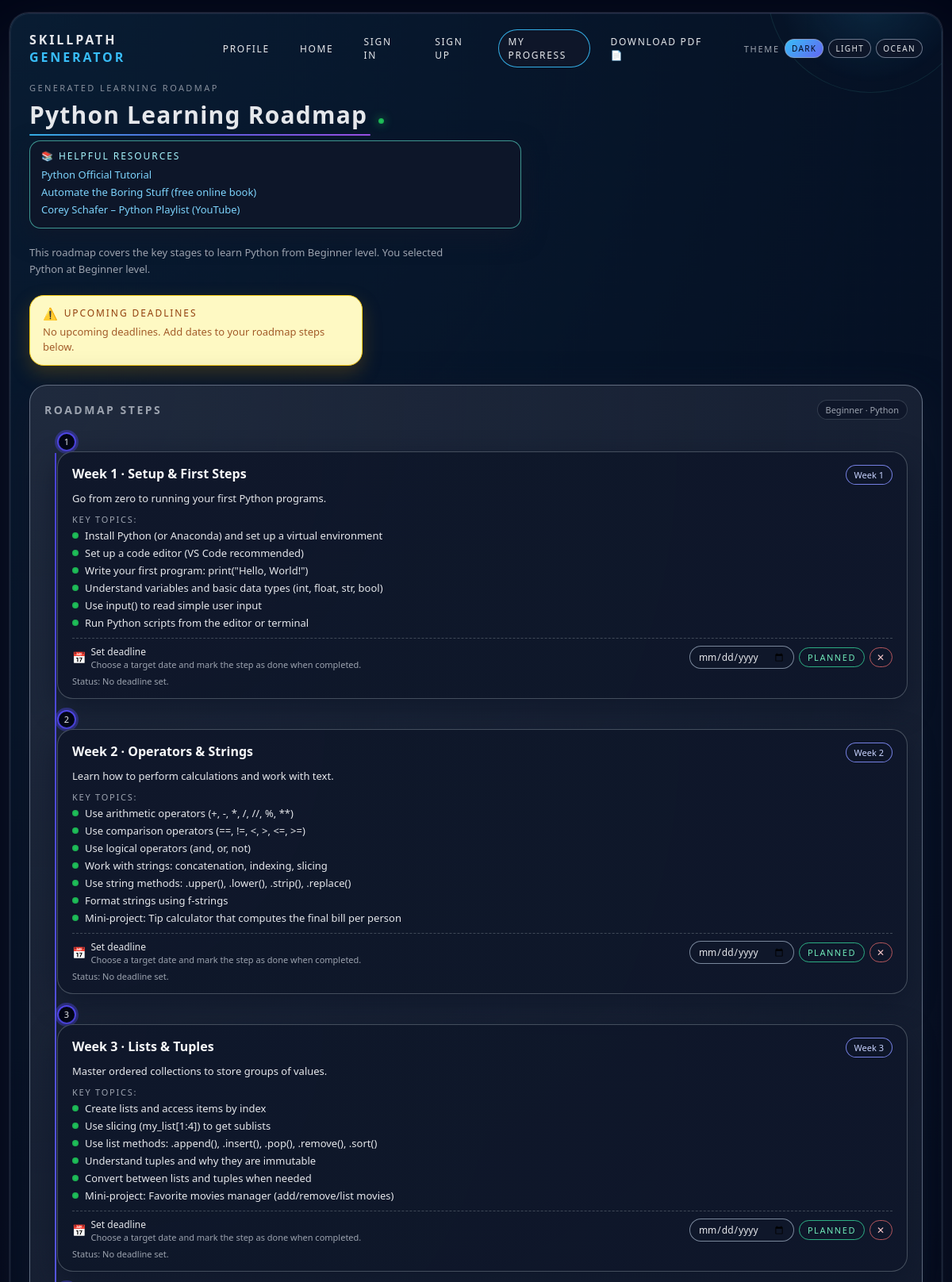
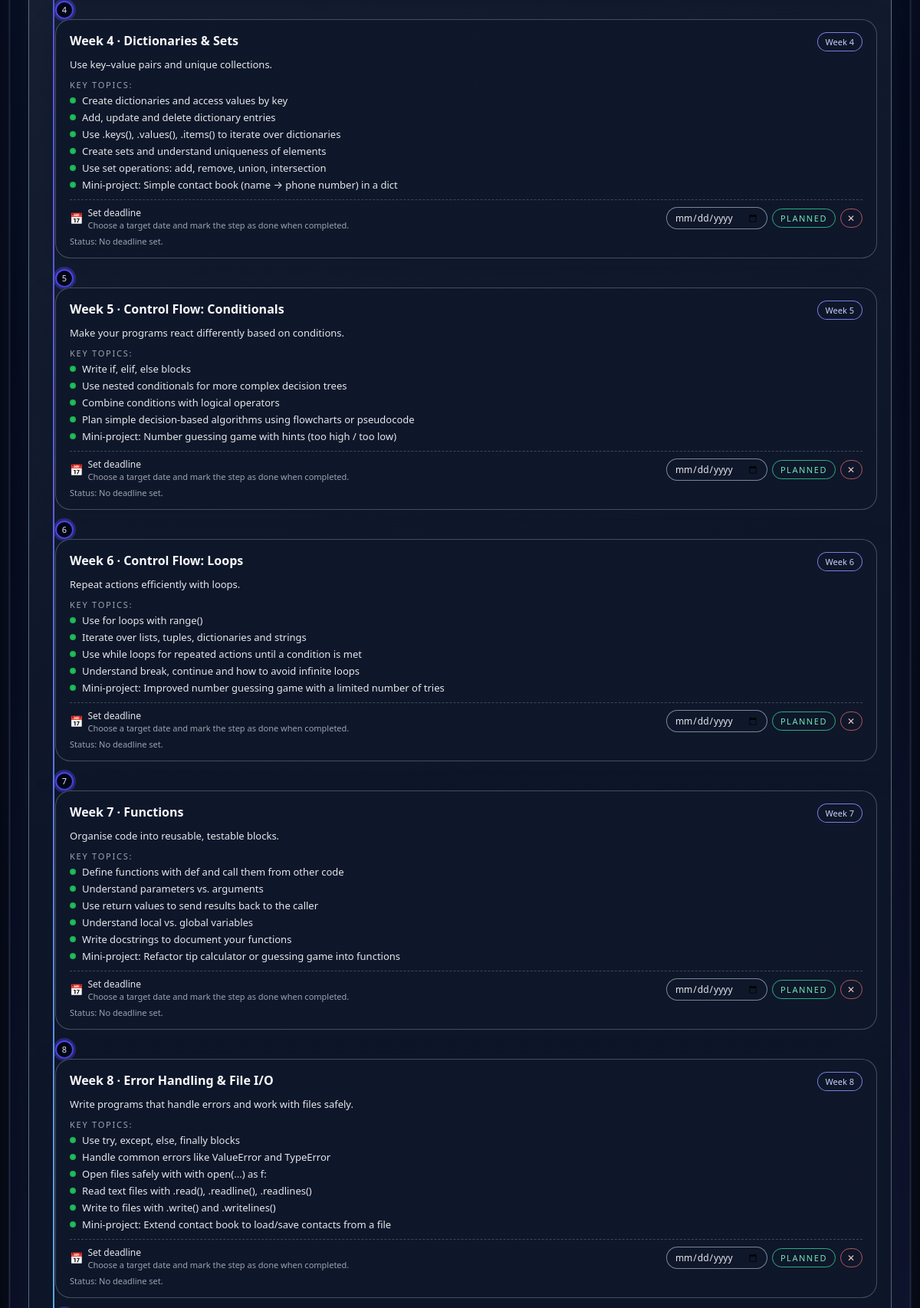
Page /roadmap/ (upper part) on the committed database (2 pictures, top to bottom).
### core/models.py (models this page shows, shortened)
class RoadmapStep(models.Model):
    language = models.CharField(max_length=100)
    title = models.CharField(max_length=255)
    week = models.IntegerField()
    level = models.CharField(max_length=100)

### core/views.py (the view, shortened to what this page needs)
# urls.py: path('roadmap/', views.roadmap, name='roadmap'),
def roadmap(request):
    mode = (request.GET.get("mode") or "language").strip() or "language"
    raw_language = request.GET.get("language") or "Python"
    raw_level = request.GET.get("level") or "Beginner"
    language, level, steps, title, subtitle = build_language_roadmap(
        request.user, raw_language, raw_level
    )
    resources = LANGUAGE_RESOURCE_LINKS.get(language, {}).get(level, [])
    pdf_url = reverse("roadmap_pdf")
    pdf_download_url = (
        f"{pdf_url}?mode=language"
        f"&language={quote_plus(language)}"
        f"&level={quote_plus(level)}"
    )
    return render(
        request,
        "core/roadmap.html",
        {
            "mode": "language",
            "language": language,
            "level": level,
            "title": title,
            "subtitle": subtitle,
            "steps": steps,               # has topics, db_id, is_completed
            "resources": resources,
            "pdf_download_url": pdf_download_url,
        },
    )

### core/templates/core/roadmap.html (shortened to what this page needs)
{% extends 'core/base.html' %}
{% block main %}
<div class="header" data-roadmap-meta
     data-language="{{ language|default_if_none:'' }}"
     data-level="{{ level|default_if_none:'' }}">
    <div class="title-block">
        <div class="title-eyebrow">Generated Learning Roadmap</div>
        <div class="title-main">
            <span class="title-highlight">{{ title }}</span>
            <span class="title-dot"></span>
        </div>
        {% if resources %}
<div class="resource-panel">
    <div class="resource-title">📚 Helpful Resources</div>
    <ul class="resource-list">
        {% for r in resources %}
        <li><a href="{{ r.url }}" target="_blank" rel="noopener noreferrer">{{ r.label }}</a></li>
        {% endfor %}
    </ul>
</div>
{% endif %}
        <p class="subtitle">
            {{ subtitle }}
        </p>
    </div>
</div>
<div class="roadmap-layout">
    <div class="deadline-summary-wrapper">
        <div class="deadline-summary-card">
            <div class="deadline-summary-title">
                <span class="deadline-summary-title-icon">⚠️</span>
                <span>Upcoming deadlines</span>
            </div>
            <div class="deadline-summary-body js-deadline-summary-body">
            </div>
        </div>
    </div>
    <div class="roadmap-main-card">
        <div class="roadmap-main-header">
            <h2>Roadmap steps</h2>
            <div class="pill-soft">
                {{ level }} · {{ language|default_if_none:"" }}
            </div>
        </div>
        <div class="roadmap-body">
            <div class="roadmap-timeline">
                <div class="roadmap-timeline-line"></div>
            </div>
            <div class="roadmap-steps">
                {% for step in steps %}
                <div class="roadmap-step-row">
                    <div class="step-badge">{{ step.number }}</div>
                    <div class="step-card"
                         data-step-number="{{ step.number }}">
                        <div class="step-header">
                            <div class="step-title">{{ step.title }}</div>
                            <div class="step-duration-pill">{{ step.duration }}</div>
                        </div>
                        <div class="step-summary">{{ step.summary }}</div>
                        <div class="step-topics-title">Key topics:</div>
                        <ul class="step-topics-list">
                            {% for topic in step.topics %}
                            <li class="step-topics-item">
                                <div class="step-topics-bullet"></div>
                                <div>{{ topic }}</div>
                            </li>
                            {% endfor %}
                        </ul>
                        <div class="step-footer-row">
                            <div class="deadline-row">
                                <div class="deadline-left">
                                    <span class="deadline-icon">📅</span>
                                    <div>
                                        <div class="deadline-label-main">Set deadline</div>
                                        <div class="deadline-label-sub">
                                            Choose a target date and mark the step as done when completed.
                                        </div>
                                    </div>
                                </div>
                                <div class="deadline-right">
                                    <input type="date"
                                           class="deadline-input"
                                           data-deadline-input
                                           data-step="{{ step.number }}">
                                    <button type="button"
                                            class="deadline-status-btn"
                                            data-deadline-done
                                            data-step="{{ step.number }}">
                                        Planned
                                    </button>
                                    <button type="button"
                                            class="deadline-clear-btn"
                                            data-deadline-clear
                                            data-step="{{ step.number }}">
                                        ✕
                                    </button>
                                </div>
                            </div>
                            <div class="step-status-note" data-step-status-note data-step="{{ step.number }}">
                            </div>
                        </div>
                    </div>
                </div>
                {% endfor %}
            </div>
        </div>
    </div>
</div>
{% endblock %}

### core/templates/core/base.html (style rules this page uses)
* { box-sizing: border-box; margin: 0; padding: 0; font-family: system-ui, -apple-system, BlinkMacSystemFont, "Segoe UI", sans-serif; }
body { min-height: 100vh; background: radial-gradient(circle at top, #020617 0, #020617 35%, #020617 40%, #000 100%); padding: 16px 12px; color: #e5e7eb; transition: background 0.4s ease, color 0.3s ease; }
.header { position: relative; z-index: 1; margin-bottom: 22px; }
.title-block { max-width: 620px; }
.title-eyebrow { font-size: 11px; letter-spacing: 0.22em; text-transform: uppercase; color: #9ca3af; opacity: 0.85; }
.title-main { margin-top: 6px; font-size: 30px; font-weight: 750; letter-spacing: 0.04em; display: inline-flex; align-items: baseline; gap: 10px; }
.title-highlight { position: relative; padding-right: 4px; }
.title-highlight::after { content: ""; position: absolute; left: 0; bottom: -6px; width: 100%; height: 2px; border-radius: 999px; background: linear-gradient(90deg, #38bdf8, #6366f1, #a855f7); opacity: 0.9; }
.title-dot { width: 7px; height: 7px; border-radius: 999px; background: radial-gradient(circle, #22c55e, #16a34a); box-shadow: 0 0 12px rgba(34, 197, 94, 0.8); }
.subtitle { margin-top: 14px; font-size: 13px; color: #9ca3af; max-width: 540px; line-height: 1.6; }
.pill-soft { font-size: 11px; padding: 4px 10px; border-radius: 999px; background: rgba(15, 23, 42, 0.94); border: 1px solid rgba(55, 65, 81, 0.9); color: #9ca3af; }
button { border: none; cursor: pointer; border-radius: 999px; padding: 11px 20px; font-size: 13px; font-weight: 500; letter-spacing: 0.08em; text-transform: uppercase; display: inline-flex; align-items: center; justify-content: center; gap: 8px; transition: transform 0.08s ease, box-shadow 0.08s ease, background 0.2s ease, opacity 0.2s ease; }

### rows in the picture
RoadmapStep: number "1", title "Week 1 · Setup & First Steps", duration "Week 1", summary "Go from zero to running your first Python programs.", topics "Install Python (or Anaconda) and set up a virtual environment" "Set up a code editor (VS Code recommended)" "Write your first program: print(\"Hello, World!\")" "Understand variables and basic data types (int, float, str, bool)" "Use input() to read simple user input" "Run Python scripts from the editor or terminal"
RoadmapStep: number "2", title "Week 2 · Operators & Strings", duration "Week 2", summary "Learn how to perform calculations and work with text.", topics "Use arithmetic operators (+, -, *, /, //, %, **)" "Use comparison operators (==, !=, <, >, <=, >=)" "Use logical operators (and, or, not)" "Work with strings: concatenation, indexing, slicing" "Use string methods: .upper(), .lower(), .strip(), .replace()" "Format strings using f-strings" "Mini-project: Tip calculator that computes the final bill per person"
RoadmapStep: number "3", title "Week 3 · Lists & Tuples", duration "Week 3", summary "Master ordered collections to store groups of values.", topics "Create lists and access items by index" "Use slicing (my_list[1:4]) to get sublists" "Use list methods: .append(), .insert(), .pop(), .remove(), .sort()" "Understand tuples and why they are immutable" "Convert between lists and tuples when needed" "Mini-project: Favorite movies manager (add/remove/list movies)"
RoadmapStep: number "4", title "Week 4 · Dictionaries & Sets", duration "Week 4", summary "Use key–value pairs and unique collections.", topics "Create dictionaries and access values by key" "Add, update and delete dictionary entries" "Use .keys(), .values(), .items() to iterate over dictionaries" "Create sets and understand uniqueness of elements" "Use set operations: add, remove, union, intersection" "Mini-project: Simple contact book (name → phone number) in a dict"
RoadmapStep: number "5", title "Week 5 · Control Flow: Conditionals", duration "Week 5", summary "Make your programs react differently based on conditions.", topics "Write if, elif, else blocks" "Use nested conditionals for more complex decision trees" "Combine conditions with logical operators" "Plan simple decision-based algorithms using flowcharts or pseudocode" "Mini-project: Number guessing game with hints (too high / too low)"
RoadmapStep: number "6", title "Week 6 · Control Flow: Loops", duration "Week 6", summary "Repeat actions efficiently with loops.", topics "Use for loops with range()" "Iterate over lists, tuples, dictionaries and strings" "Use while loops for repeated actions until a condition is met" "Understand break, continue and how to avoid infinite loops" "Mini-project: Improved number guessing game with a limited number of tries"
RoadmapStep: number "7", title "Week 7 · Functions", duration "Week 7", summary "Organise code into reusable, testable blocks.", topics "Define functions with def and call them from other code" "Understand parameters vs. arguments" "Use return values to send results back to the caller" "Understand local vs. global variables" "Write docstrings to document your functions" "Mini-project: Refactor tip calculator or guessing game into functions"
RoadmapStep: number "8", title "Week 8 · Error Handling & File I/O", duration "Week 8", summary "Write programs that handle errors and work with files safely.", topics "Use try, except, else, finally blocks" "Handle common errors like ValueError and TypeError" "Open files safely with with open(...) as f:" "Read text files with .read(), .readline(), .readlines()" "Write to files with .write() and .writelines()" "Mini-project: Extend contact book to load/save contacts from a file"

### other values in the picture
{{ title }} "Python Learning Roadmap"
{{ r.label }} "Python Official Tutorial" "Automate the Boring Stuff (free online book)" "Corey Schafer – Python Playlist (YouTube)"
{{ subtitle }} "This roadmap covers the key stages to learn Python from Beginner level. You selected Python at Beginner level."
{{ level }} "Beginner"
{{ language|default_if_none:"" }} "Python"
